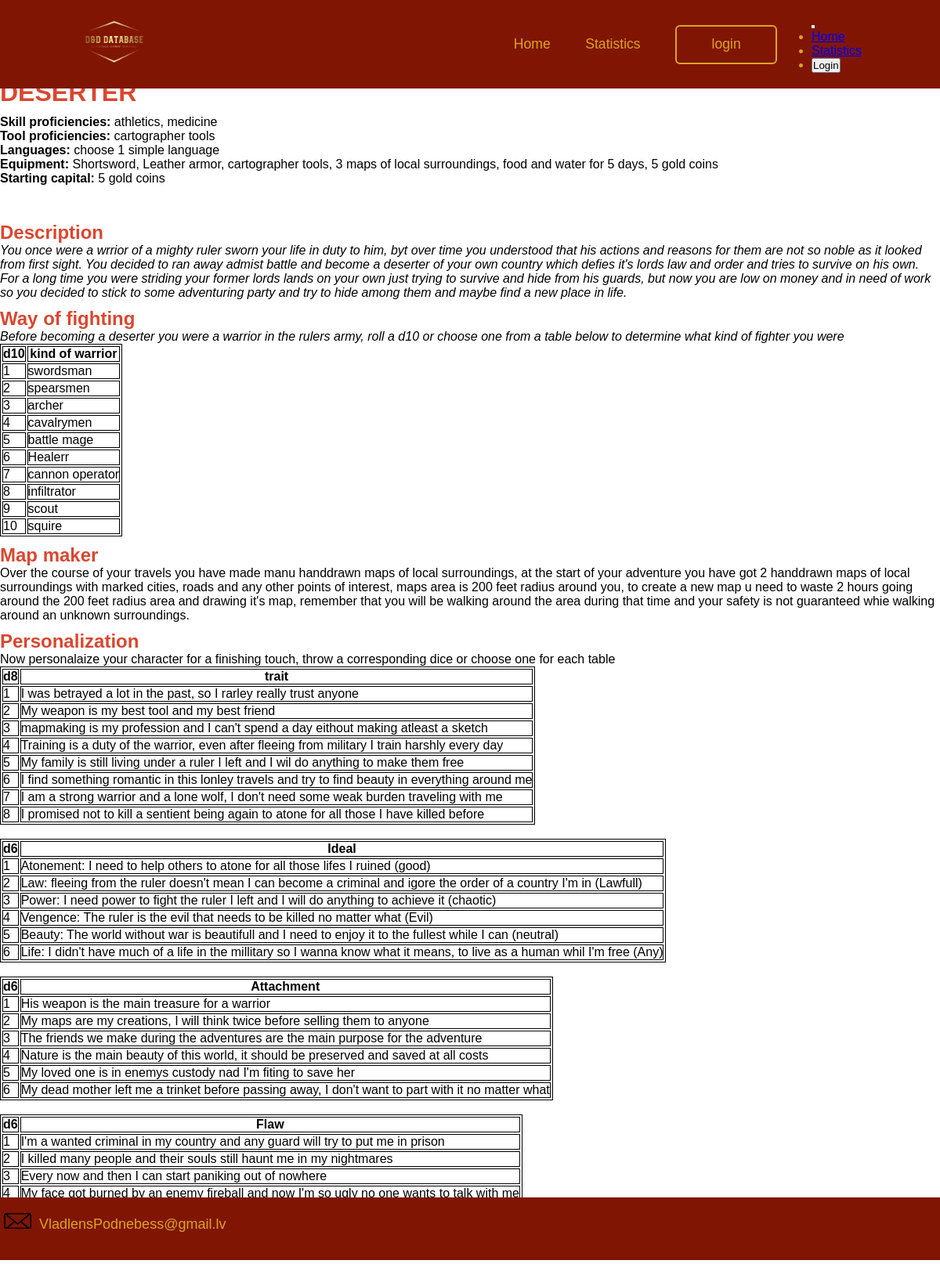
The app's page /pages/Backstory_template.php?page=1 with its own data.
### tables this page shows
CREATE TABLE IF NOT EXISTS `backstories` (
  `ID` int(11) NOT NULL AUTO_INCREMENT,
  `author ID` bigint(20) DEFAULT NULL,
  `Title` varchar(50) DEFAULT NULL,
  `Skills` varchar(50) DEFAULT NULL,
  `Tools` varchar(50) DEFAULT NULL,
  `Languages` varchar(50) DEFAULT NULL,
  `Equipment` tinytext DEFAULT NULL,
  `Start money` varchar(50) DEFAULT NULL,
  `Description` longtext DEFAULT NULL,
  `Ability title` varchar(50) DEFAULT NULL,
  `Ability` longtext DEFAULT NULL,
  `Views` int(11) DEFAULT 0,
  PRIMARY KEY (`ID`),
  KEY `FK_backstories_users` (`author ID`),
  CONSTRAINT `FK_backstories_users` FOREIGN KEY (`author ID`) REFERENCES `users` (`ID`) ON DELETE NO ACTION ON UPDATE NO ACTION
);

CREATE TABLE IF NOT EXISTS `options` (
  `ID` int(11) NOT NULL AUTO_INCREMENT,
  `Backstory_ID` int(11) NOT NULL DEFAULT 0,
  `Option title` varchar(50) NOT NULL DEFAULT '0',
  `Option 1` varchar(50) NOT NULL DEFAULT '0',
  `Option 2` varchar(50) NOT NULL DEFAULT '0',
  `Option 3` varchar(50) NOT NULL DEFAULT '0',
  `Option 4` varchar(50) NOT NULL DEFAULT '0',
  `Option 5` varchar(50) NOT NULL DEFAULT '0',
  `Option 6` varchar(50) DEFAULT NULL,
  `Option 7` varchar(50) DEFAULT NULL,
  `Option 8` varchar(50) DEFAULT NULL,
  `Option 9` varchar(50) DEFAULT NULL,
  `Option 10` varchar(50) DEFAULT NULL,
  `Option description` longtext DEFAULT NULL,
  `Table title` varchar(50) DEFAULT NULL,
  PRIMARY KEY (`ID`),
  KEY `FK__backstories` (`Backstory_ID`),
  CONSTRAINT `FK__backstories` FOREIGN KEY (`Backstory_ID`) REFERENCES `backstories` (`ID`) ON DELETE NO ACTION ON UPDATE NO ACTION
);

CREATE TABLE IF NOT EXISTS `traits` (
  `ID` int(11) NOT NULL AUTO_INCREMENT,
  `Backstory_ID` int(11) DEFAULT NULL,
  `Trait 1` tinytext DEFAULT NULL,
  `Trait 2` tinytext DEFAULT NULL,
  `Trait 3` tinytext DEFAULT NULL,
  `Trait 4` tinytext DEFAULT NULL,
  `Trait 5` tinytext DEFAULT NULL,
  `Trait 6` tinytext DEFAULT NULL,
  `Trait 7` tinytext DEFAULT NULL,
  `Trait 8` tinytext DEFAULT NULL,
  PRIMARY KEY (`ID`),
  KEY `FK_traits_backstories` (`Backstory_ID`),
  CONSTRAINT `FK_traits_backstories` FOREIGN KEY (`Backstory_ID`) REFERENCES `backstories` (`ID`) ON DELETE NO ACTION ON UPDATE NO ACTION
);

CREATE TABLE IF NOT EXISTS `ideals` (
  `ID` int(11) NOT NULL AUTO_INCREMENT,
  `BackstoryID` int(11) NOT NULL DEFAULT 0,
  `Ideal 1` tinytext DEFAULT NULL,
  `Ideal 2` tinytext DEFAULT NULL,
  `Ideal 3` tinytext DEFAULT NULL,
  `Ideal 4` tinytext DEFAULT NULL,
  `Ideal 5` tinytext DEFAULT NULL,
  `Ideal 6` tinytext DEFAULT NULL,
  PRIMARY KEY (`ID`),
  KEY `FK_ideals_backstories` (`BackstoryID`) USING BTREE,
  CONSTRAINT `FK_ideals_backstories` FOREIGN KEY (`BackstoryID`) REFERENCES `backstories` (`ID`) ON DELETE NO ACTION ON UPDATE NO ACTION
);

CREATE TABLE IF NOT EXISTS `attachments` (
  `ID` int(11) NOT NULL AUTO_INCREMENT,
  `BackstoryID` int(11) NOT NULL DEFAULT 0,
  `Attachment 1` tinytext DEFAULT NULL,
  `Attachment 2` tinytext DEFAULT NULL,
  `Attachment 3` tinytext DEFAULT NULL,
  `Attachment 4` tinytext DEFAULT NULL,
  `Attachment 5` tinytext DEFAULT NULL,
  `Attachment 6` tinytext DEFAULT NULL,
  PRIMARY KEY (`ID`),
  KEY `FK_attachments_backstories` (`BackstoryID`) USING BTREE,
  CONSTRAINT `FK_attachments_backstories` FOREIGN KEY (`BackstoryID`) REFERENCES `backstories` (`ID`) ON DELETE NO ACTION ON UPDATE NO ACTION
);

CREATE TABLE IF NOT EXISTS `flaws` (
  `ID` int(11) NOT NULL AUTO_INCREMENT,
  `BackstoryID` int(11) NOT NULL DEFAULT 0,
  `Flaw 1` tinytext DEFAULT NULL,
  `Flaw 2` tinytext DEFAULT NULL,
  `Flaw 3` tinytext DEFAULT NULL,
  `Flaw 4` tinytext DEFAULT NULL,
  `Flaw 5` tinytext DEFAULT NULL,
  `Flaw 6` tinytext DEFAULT NULL,
  PRIMARY KEY (`ID`),
  KEY `FK_flaws_backstories` (`BackstoryID`) USING BTREE,
  CONSTRAINT `FK_flaws_backstories` FOREIGN KEY (`BackstoryID`) REFERENCES `backstories` (`ID`) ON DELETE NO ACTION ON UPDATE NO ACTION
);

### pages/Backstory_template.php (the view, shortened to what this page needs)
<?php
include("functions.php");
if (isset($_GET['page']))
{
    $page = $_GET['page'];
}
else
{
    echo('No page provided');
    die;
}
$querry = "select * from backstories as b
inner join attachments as a on a.BackstoryID = b.ID
inner join flaws as f on f.BackstoryID = b.ID
inner join ideals as i on i.BackstoryID = b.ID
inner join options as o on o.Backstory_ID = b.ID
inner join traits as t on t.Backstory_ID = b.ID
where b.ID = $page";
$result = mysqli_query($con, $querry);
if($result && mysqli_num_rows($result) > 0)
{
    $data = mysqli_fetch_assoc($result);
}
else
{
  echo('no data found');
  die;
}
?>
<!DOCTYPE html>
<html>
<head>
    <link href="http://localhost/login/Kasp_proj_new/styles/infopage.css" rel="stylesheet" type="text/css" />
</head>
<body>
<header class = "header">
    <a class = "image">
    <img src = "http://localhost/login/Kasp_proj_new/images/logo.png" class = "img-header">
    </a>
    <?php if(isset($_SESSION['user_id']) == false) : ?>
    <nav class = "navigation">
      <a href = "choicepage.html", class = "text_header" id = 'underline-nl'>Home</a>
      <a href = "statistics.php", class = "text_header" id = 'underline-nl'>Statistics</a>
      <button class = "btnLogin-popup">login</button>
    </nav>
    <?php endif; ?>
    <div class = 'menu-div'>
    <button class = 'menu'>
    </button>
    <ul class = 'menu-content'>
    <?php if(isset($_SESSION['user_id']) == false) : ?>
        <li><a href = 'choicepage.php' class = 'menu-line'>Home</a></li>
        <li><a href = 'statistics.php' class = 'menu-line'>Statistics</a></li>
        <li><button class = 'btnLogin-popup' onclick= "show()">Login</button></li>
    <?php endif; ?>
      </ul>
  </header>
    <h1 class = "Header-text"><?php echo $data['Title'];?></h1>
    <p><b>Skill proficiencies: </b><?php echo $data['Skills'];?></p>
    <p><b>Tool proficiencies: </b> <?php echo $data['Tools'];?></p>
    <p><b>Languages:</b> <?php echo $data['Languages'];?></p>
    <p><b>Equipment:</b> <?php echo $data['Equipment'];?></p>
    <p><b>Starting capital: </b> <?php echo $data['Start money'];?></p>
    <br><br>
    <h2 class = "Ability-text">Description</h2>
    <i>
        <?php echo $data['Description'];?>
    </i>
    <h2 class = "Ability-text"><?php echo $data['Option title'];?></h2>
    <i><?php echo $data['Option description'];?></i>
    <table>
        <tr>
            <th>d10</th>
            <th><?php echo $data['Table title'];?></th>
        </tr>
        <tr>
            <td>1</td>
            <td><?php echo $data['Option 1'];?></td>
        </tr>
        <tr>
            <td>2</td>
            <td><?php echo $data['Option 2'];?></td>
        </tr>
        <tr>
            <td>3</td>
            <td><?php echo $data['Option 3'];?></td>
        </tr>
        <tr>
            <td>4</td>
            <td><?php echo $data['Option 4'];?></td>
        </tr>
        <tr>
            <td>5</td>
            <td><?php echo $data['Option 5'];?></td>
        </tr>
        <tr>
            <td>6</td>
            <td><?php echo $data['Option 6'];?>r</td>
        </tr>
        <tr>
            <td>7</td>
            <td><?php echo $data['Option 7'];?></td>
        </tr>
        <tr>
            <td>8</td>
            <td><?php echo $data['Option 8'];?></td>
        </tr>
        <tr>
            <td>9</td>
            <td><?php echo $data['Option 9'];?></td>
        </tr>
        <tr>
            <td>10</td>
            <td><?php echo $data['Option 10'];?></td>
        </tr>
    </table>
    <h2 class = "Ability-text"><?php echo $data['Ability title'];?></h2>
    <p>
        <?php echo $data['Ability'];?>
    </p>
    <h2 class = "Ability-text">Personalization</h2>
    <p>Now personalaize your character for a finishing touch, throw a corresponding dice or choose one for each table</p>
    <table>
        <tr>
            <th>d8</th>
            <th>trait</th>
        </tr>
        <tr>
            <td>1</td>
            <td><?php echo $data['Trait 1'];?></td>
        </tr>
        <tr>
            <td>2</td>
            <td><?php echo $data['Trait 2'];?></td>
        </tr>
        <tr>
            <td>3</td>
            <td><?php echo $data['Trait 3'];?></td>
        </tr>
        <tr>
            <td>4</td>
            <td><?php echo $data['Trait 4'];?></td>
        </tr>
        <tr>
            <td>5</td>
            <td><?php echo $data['Trait 5'];?></td>
        </tr>
        <tr>
            <td>6</td>
            <td><?php echo $data['Trait 6'];?></td>
        </tr>
        <tr>
            <td>7</td>
            <td><?php echo $data['Trait 7'];?></td>
        </tr>
        <tr>
            <td>8</td>
            <td><?php echo $data['Trait 8'];?></td>
        </tr>
    </table>
    <br>
    <table class = "table-right">
        <tr>
            <th>d6</th>
            <th>Ideal</th>
        </tr>
        <tr>
            <td>1</td>
            <td><?php echo $data['Ideal 1'];?></td>
        </tr>
        <tr>
            <td>2</td>
            <td><?php echo $data['Ideal 2'];?></td>
        </tr>
        <tr>
            <td>3</td>
            <td><?php echo $data['Ideal 3'];?></td>
        </tr>
        <tr>
            <td>4</td>
            <td><?php echo $data['Ideal 4'];?></td>
        </tr>
        <tr>
            <td>5</td>
            <td><?php echo $data['Ideal 5'];?></td>
        </tr>
        <tr>
            <td>6</td>
            <td><?php echo $data['Ideal 6'];?></td>
        </tr>
    </table>
    <br>
    <table>
        <tr>
            <th>d6</th>
            <th>Attachment</th>
        </tr>
        <tr>
            <td>1</td>
            <td><?php echo $data['Attachment 1'];?></td>
        </tr>
        <tr>
            <td>2</td>
            <td><?php echo $data['Attachment 2'];?></td>
        </tr>
        <tr>
            <td>3</td>
            <td><?php echo $data['Attachment 3'];?></td>
        </tr>
        <tr>
            <td>4</td>
            <td><?php echo $data['Attachment 4'];?></td>
        </tr>
        <tr>
            <td>5</td>
            <td><?php echo $data['Attachment 5'];?></td>
        </tr>
        <tr>
            <td>6</td>
            <td><?php echo $data['Attachment 6'];?></td>
        </tr>
    </table>
    <br>
    <table>
        <tr>
            <th>d6</th>
            <th>Flaw</th>
        </tr>
        <tr>
            <td>1</td>
            <td><?php echo $data['Flaw 1'];?></td>
        </tr>
        <tr>
            <td>2</td>
            <td><?php echo $data['Flaw 2'];?></td>
        </tr>
        <tr>
            <td>3</td>
            <td><?php echo $data['Flaw 3'];?></td>
        </tr>
        <tr>
            <td>4</td>
            <td><?php echo $data['Flaw 4'];?></td>
        </tr>
        <tr>
            <td>5</td>
            <td><?php echo $data['Flaw 5'];?></td>
        </tr>
        <tr>
            <td>6</td>
            <td><?php echo $data['Flaw 6'];?></td>
        </tr>
    </table>
    <br><br><br><br>
    <footer class = "footer_down">
        <img src = "http://localhost/login/Kasp_proj_new/images/mail.png" class = "mailimage">
        <p class = "mailtext">VladlensPodnebess@gmail.lv</p>
    </footer>
</body>
</html>

### styles/infopage.css (style rules this page uses)
* { box-sizing: border-box; margin: 0; padding: 0; font-family: "Poppins", sans-serif; }
body { background-image: url("bg.jpg"); background-size: cover; background-position: center; margin: 0; justify-content: center; align-items: center; min-height: 100vh; }
.header { position: fixed; display: flex; justify-content: space-between; top: 0; left: 0; padding: 20px 100px; background: #801504; color: goldenrod; width: 100%; align-items: center; z-index: 99; }
.text_header { display: inline-block; }
.navigation a { position: relative; font-size: 1.1em; text-decoration: none; font-weight: 500; margin-left: 40px; color: goldenrod; }
.navigation .btnLogin-popup { width: 130px; height: 50px; background: transparent; border: 2px solid goldenrod; outline: none; border-radius: 6px; cursor: pointer; font-size: 1.1em; color: goldenrod; font-weight: 500; margin-left: 40px; transition: .5s; }
.navigation a::after { content: ''; position: absolute; width: 100%; height: 3px; background: goldenrod; left: 0; bottom: -6px; border-radius: 5px; transform-origin: right; transform: scaleX(0); transition: transform .5s; }
.img-header { position: left; height: 20%; width: 20%; user-select: none; }
.footer_down { background: #801504; color: goldenrod; font-size: 18px; background-clip: content-box; height: 80px; width: 100%; position: fixed; top: 92.5%; }
.mailimage { height: 20px; width: 40px; padding-right: 5px; margin-top: 20px; margin-left: 5px; }
.mailtext { display: inline; }
.Header-text { color: #d94730; padding-top: 100px; padding-bottom: 10px; }
.Ability-text { color: #d94730; margin-block-end: 0px; padding-top: 10px; }
table, th, td { border: 1px solid }
table { width: auto; background-color: white; }

### records on screen
backstories: Title "DESERTER", Skills "athletics, medicine", Tools "cartographer tools", Languages "choose 1 simple language", Equipment "Shortsword, Leather armor, cartographer tools, 3 maps of local surroundings, food and water for 5 days, 5 gold coins", Start money "5 gold coins", Description "You once were a wrrior of a mighty ruler sworn your life in duty to him, byt over time you understood that his actions and reasons for them are not so noble as it looked from first sight. You decided to ran away admist battle and become a deserter of your own country which defies it's lords law and order and tries to survive on his own. For a long time you were striding your former lords lands on your own just trying to survive and hide from his guards, but now you are low on money and in need of work so you decided to stick to some adventuring party and try to hide among them and maybe find a new place in life.", options.Option title "Way of fighting", options.Option description "Before becoming a deserter you were a warrior in the rulers army, roll a d10 or choose one from a table below to determine what kind of fighter you were", options.Table title "kind of warrior", options.Option 1 "swordsman", options.Option 2 "spearsmen", options.Option 3 "archer", options.Option 4 "cavalrymen", options.Option 5 "battle mage", options.Option 6 "Healer", options.Option 7 "cannon operator", options.Option 8 "infiltrator", options.Option 9 "scout", options.Option 10 "squire", Ability title "Map maker", Ability "Over the course of your travels you have made manu handdrawn maps of local surroundings, at the start of your adventure you have got 2 handdrawn maps of local surroundings with marked cities, roads and any other points of interest, maps area is 200 feet radius around you, to create a new map u need to waste 2 hours going around the 200 feet radius area and drawing it's map, remember that you will be walking around the area during that time and your safety is not guaranteed whie walking around an unknown surroundings.", traits.Trait 1 "I was betrayed a lot in the past, so I rarley really trust anyone", traits.Trait 2 "My weapon is my best tool and my best friend", traits.Trait 3 "mapmaking is my profession and I can't spend a day eithout making atleast a sketch", traits.Trait 4 "Training is a duty of the warrior, even after fleeing from military I train harshly every day", traits.Trait 5 "My family is still living under a ruler I left and I wil do anything to make them free", traits.Trait 6 "I find something romantic in this lonley travels and try to find beauty in everything around me", traits.Trait 7 "I am a strong warrior and a lone wolf, I don't need some weak burden traveling with me", traits.Trait 8 "I promised not to kill a sentient being again to atone for all those I have killed before", ideals.Ideal 1 "Atonement: I need to help others to atone for all those lifes I ruined (good)", ideals.Ideal 2 "Law: fleeing from the ruler doesn't mean I can become a criminal and igore the order of a country I'm in (Lawfull)", ideals.Ideal 3 "Power: I need power to fight the ruler I left and I will do anything to achieve it (chaotic)", ideals.Ideal 4 "Vengence: The ruler is the evil that needs to be killed no matter what (Evil)", ideals.Ideal 5 "Beauty: The world without war is beautifull and I need to enjoy it to the fullest while I can (neutral)", ideals.Ideal 6 "Life: I didn't have much of a life in the millitary so I wanna know what it means, to live as a human whil I'm free (Any)", attachments.Attachment 1 "His weapon is the main treasure for a warrior", attachments.Attachment 2 "My maps are my creations, I will think twice before selling them to anyone", attachments.Attachment 3 "The friends we make during the adventures are the main purpose for the adventure", attachments.Attachment 4 "Nature is the main beauty of this world, it should be preserved and saved at all costs", attachments.Attachment 5 "My loved one is in enemys custody nad I'm fiting to save her", attachments.Attachment 6 "My dead mother left me a trinket before passing away, I don't want to part with it no matter what", flaws.Flaw 1 "I'm a wanted criminal in my country and any guard will try to put me in prison", flaws.Flaw 2 "I killed many people and their souls still haunt me in my nightmares", flaws.Flaw 3 "Every now and then I can start paniking out of nowhere", flaws.Flaw 4 "My face got burned by an enemy fireball and now I'm so ugly no one wants to talk with me"
